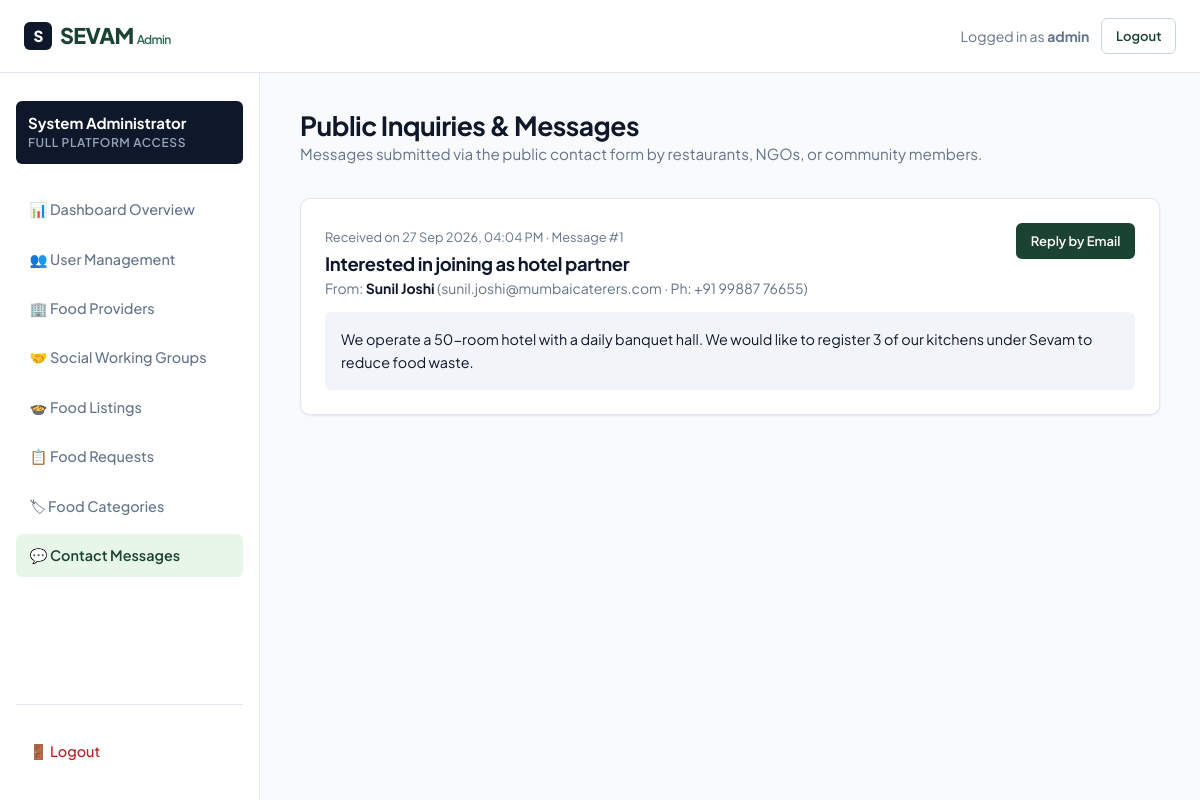
Page /admin/messages.php (signed in) on the committed database.
### tables this page shows
CREATE TABLE `contact_messages` (
  `id` int(11) NOT NULL AUTO_INCREMENT,
  `name` varchar(100) NOT NULL,
  `email` varchar(100) NOT NULL,
  `phone` varchar(20) DEFAULT NULL,
  `subject` varchar(150) NOT NULL,
  `message` text NOT NULL,
  `created_at` timestamp NULL DEFAULT current_timestamp(),
  PRIMARY KEY (`id`)
);

### php/db.php (called while the page is built, shortened)
<?php
function escape($val) {
    return htmlspecialchars($val ?? '', ENT_QUOTES, 'UTF-8');
}

### admin/messages.php (the view, shortened to what this page needs)
<?php
require_once __DIR__ . '/../php/db.php';
require_once __DIR__ . '/header.php';
$messages = $pdo->query("SELECT * FROM contact_messages ORDER BY id DESC")->fetchAll();
?>
<div class="dashboard-header">
    <div>
        <h1 class="dashboard-title">Public Inquiries & Messages</h1>
        <p style="color: var(--color-text-muted); font-size: 0.95rem;">
            Messages submitted via the public contact form by restaurants, NGOs, or community members.
        </p>
    </div>
</div>
<?php if (!empty($messages)): ?>
    <div style="display:flex; flex-direction:column; gap:1.25rem;">
        <?php foreach ($messages as $m): ?>
            <div class="card" style="padding: 1.5rem;">
                <div style="display:flex; justify-content:space-between; align-items:flex-start; margin-bottom:0.75rem; flex-wrap:wrap; gap:0.5rem;">
                    <div>
                        <span style="font-size:0.8rem; color:var(--color-text-muted);">
                            Received on <?= date('d M Y, h:i A', strtotime($m['created_at'])) ?> · Message #<?= $m['id'] ?>
                        </span>
                        <h3 style="font-size:1.15rem; margin-top:0.2rem;"><?= escape($m['subject']) ?></h3>
                        <div style="font-size:0.875rem; color:var(--color-text-muted); margin-top:0.15rem;">
                            From: <strong style="color:var(--color-text-main);"><?= escape($m['name']) ?></strong>
                            (<?= escape($m['email']) ?><?= !empty($m['phone']) ? ' · Ph: ' . escape($m['phone']) : '' ?>)
                        </div>
                    </div>
                    <div>
                        <a href="mailto:<?= escape($m['email']) ?>?subject=Re: <?= urlencode($m['subject']) ?>" class="btn btn-sm btn-primary">
                            Reply by Email
                        </a>
                    </div>
                </div>
                <div style="background:var(--color-surface-subtle); padding:1rem; border-radius:var(--radius-sm); font-size:0.9rem; line-height:1.6; color:var(--color-text-main);">
                    <?= nl2br(escape($m['message'])) ?>
                </div>
            </div>
        <?php endforeach; ?>
    </div>
<?php endif; ?>
<?php require_once __DIR__ . '/footer.php'; ?>

### css/style.css (style rules this page uses)
:root { --color-bg: #f8fafc; --color-surface: #ffffff; --color-surface-subtle: #f1f5f9; --color-surface-hover: #e2e8f0; --color-primary: #1b4332; --color-primary-light: #2d6a4f; --color-primary-accent: #40916c; --color-primary-subtle: #e8f5e9; --color-primary-border: #b7e4c7; --color-text-main: #0f172a; --color-text-muted: #64748b; --color-text-inverted: #ffffff; --color-border: #e2e8f0; --color-border-strong: #cbd5e1; --color-success: #15803d; --color-success-bg: #f0fdf4; --color-success-border: #bbf7d0; --color-warning: #b45309; --color-warning-bg: #fffbeb; --color-warning-border: #fde68a; --color-danger: #b91c1c; --color-danger-bg: #fef2f2; --color-danger-border: #fecaca; --color-info: #0369a1; --color-info-bg: #f0f9ff; --color-info-border: #bae6fd; --radius-sm: 6px; --radius-md: 10px; --radius-lg: 16px; --shadow-subtle: 0 1px 3px rgba(0, 0, 0, 0.05), 0 1px 2px rgba(0, 0, 0, 0.03); --shadow-card: 0 4px 6px -1px rgba(0, 0, 0, 0.05), 0 2px 4px -2px rgba(0, 0, 0, 0.03); --shadow-modal: 0 20px 25px -5px rgba(0, 0, 0, 0.1), 0 8px 10px -6px rgba(0, 0, 0, 0.05); --container-max: 1200px; --header-height: 72px; }
*, *::before, *::after { box-sizing: border-box; margin: 0; padding: 0; }
html { font-size: 16px; scroll-behavior: smooth; -webkit-font-smoothing: antialiased; }
body { font-family: 'Plus Jakarta Sans', system-ui, -apple-system, sans-serif; background-color: var(--color-bg); color: var(--color-text-main); line-height: 1.6; min-height: 100vh; display: flex; flex-direction: column; }
h1, h2, h3, h4, h5, h6 { color: var(--color-text-main); font-weight: 700; line-height: 1.25; letter-spacing: -0.02em; text-wrap: balance; }
p { color: var(--color-text-muted); }
a { color: var(--color-primary-light); text-decoration: none; transition: color 0.15s ease; }
.btn { display: inline-flex; align-items: center; justify-content: center; gap: 0.5rem; padding: 0.65rem 1.25rem; font-size: 0.9rem; font-weight: 600; border-radius: var(--radius-sm); cursor: pointer; transition: all 0.15s ease; border: 1px solid transparent; white-space: nowrap; }
.btn-primary { background-color: var(--color-primary); color: #ffffff; }
.btn-sm { padding: 0.4rem 0.85rem; font-size: 0.8125rem; }
.card { background-color: var(--color-surface); border: 1px solid var(--color-border); border-radius: var(--radius-md); padding: 1.75rem; box-shadow: var(--shadow-subtle); display: flex; flex-direction: column; transition: transform 0.15s ease, box-shadow 0.15s ease, border-color 0.15s ease; }
.dashboard-header { display: flex; align-items: center; justify-content: space-between; margin-bottom: 2rem; flex-wrap: wrap; gap: 1rem; }
.dashboard-title { font-size: 1.65rem; }

### rows in the picture
contact_messages: created_at "27 Sep 2026, 04:04 PM", id "1", subject "Interested in joining as hotel partner", name "Sunil Joshi", email "sunil.joshi@mumbaicaterers.com", phone "+91 99887 76655", message "We operate a 50-room hotel with a daily banquet hall. We would like to register 3 of our kitchens under Sevam to reduce food waste."

### other values in the picture
$_SESSION['username'] "admin"
